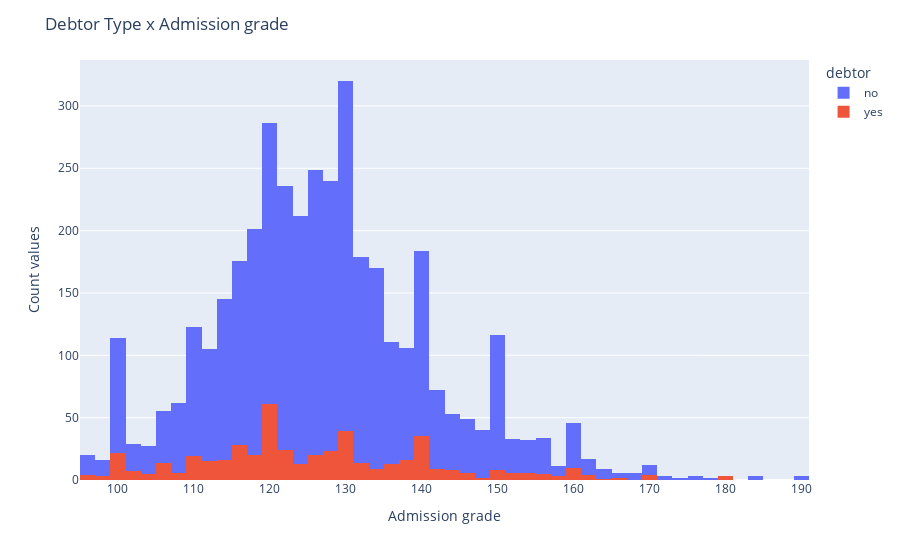

Notebook cell for this chart:
### Markdown cell above
### Analyse relation beetween features Debtor and Admission grade

### Code cell
fig = px.histogram(data_copy, x="admission_grade", color="debtor")
fig.update_layout(barmode='overlay')
fig.update_xaxes(title='Admission grade')
fig.update_yaxes(title='Count values')
fig.update_layout(
    title_text='Debtor Type x Admission grade')

fig.show()

### Figure 1 — Plotly figure (JSON) as saved in the notebook; plotly's stock layout.template omitted (floating-point values rounded to 4 significant figures; data arrays with more than 128 entries replaced by an {"elided": "..."} marker saying what was removed)
{"data": [{"alignmentgroup": "True", "bingroup": "x", "hovertemplate": "debtor=no<br>admission_grade=%{x}<br>count=%{y}<extra></extra>", "legendgroup": "no", "marker": {"color": "#636efa", "pattern": {"shape": ""}}, "name": "no", "offsetgroup": "no", "orientation": "v", "showlegend": true, "type": "histogram", "x": {"elided": "3921 float values"}, "xaxis": "x", "yaxis": "y"}, {"alignmentgroup": "True", "bingroup": "x", "hovertemplate": "debtor=yes<br>admission_grade=%{x}<br>count=%{y}<extra></extra>", "legendgroup": "yes", "marker": {"color": "#EF553B", "pattern": {"shape": ""}}, "name": "yes", "offsetgroup": "yes", "orientation": "v", "showlegend": true, "type": "histogram", "x": {"elided": "503 float values"}, "xaxis": "x", "yaxis": "y"}], "layout": {"barmode": "overlay", "legend": {"title": {"text": "debtor"}, "tracegroupgap": 0}, "margin": {"t": 60}, "title": {"text": "Debtor Type x Admission grade"}, "xaxis": {"anchor": "y", "domain": [0, 1], "title": {"text": "Admission grade"}}, "yaxis": {"anchor": "x", "domain": [0, 1], "title": {"text": "Count values"}}}}
